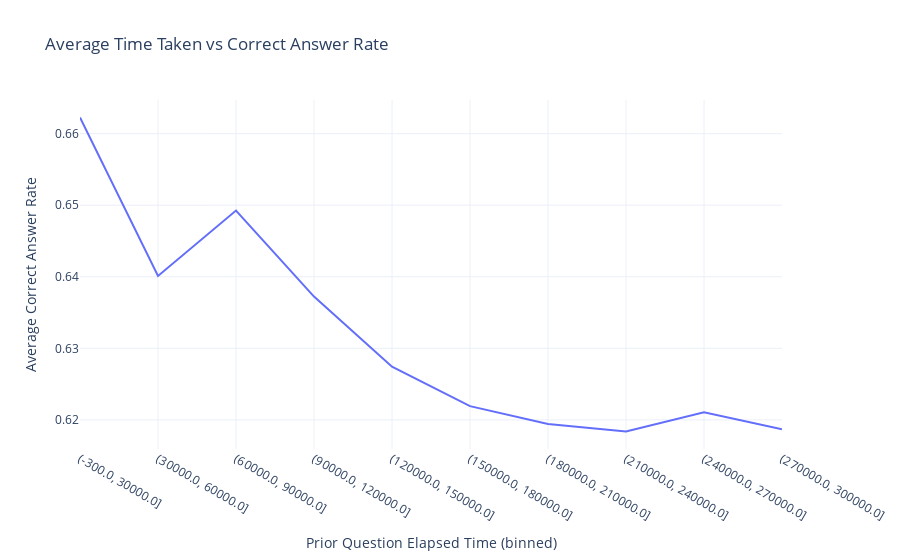

The code cell stored with this chart in its notebook:
### Markdown cell above
Analysis 2: Average Time Taken vs Correct Answer Rate

### Code cell
time_correct_group = questions_train_merged.groupby(pd.cut(questions_train_merged['prior_question_elapsed_time'], bins=10))['answered_correctly'].mean().reset_index()
time_correct_group['prior_question_elapsed_time'] = time_correct_group['prior_question_elapsed_time'].astype(str)

fig2 = px.line(
    time_correct_group,
    x='prior_question_elapsed_time',
    y='answered_correctly',
    title='Average Time Taken vs Correct Answer Rate',
    labels={'prior_question_elapsed_time': 'Prior Question Elapsed Time (binned)', 'answered_correctly': 'Average Correct Answer Rate'}
)
fig2.show()

### Figure 1 — Plotly figure (JSON) as saved in the notebook; plotly's stock layout.template omitted (floating-point values rounded to 4 significant figures)
{"data": [{"hovertemplate": "Prior Question Elapsed Time (binned)=%{x}<br>Average Correct Answer Rate=%{y}<extra></extra>", "legendgroup": "", "line": {"color": "#636efa", "dash": "solid"}, "marker": {"symbol": "circle"}, "mode": "lines", "name": "", "orientation": "v", "showlegend": false, "type": "scatter", "x": ["(-300.0, 30000.0]", "(30000.0, 60000.0]", "(60000.0, 90000.0]", "(90000.0, 120000.0]", "(120000.0, 150000.0]", "(150000.0, 180000.0]", "(180000.0, 210000.0]", "(210000.0, 240000.0]", "(240000.0, 270000.0]", "(270000.0, 300000.0]"], "xaxis": "x", "y": [0.6623, 0.6401, 0.6492, 0.6372, 0.6274, 0.6219, 0.6194, 0.6184, 0.6211, 0.6187], "yaxis": "y"}], "layout": {"legend": {"tracegroupgap": 0}, "title": {"text": "Average Time Taken vs Correct Answer Rate"}, "xaxis": {"anchor": "y", "domain": [0, 1], "title": {"text": "Prior Question Elapsed Time (binned)"}}, "yaxis": {"anchor": "x", "domain": [0, 1], "title": {"text": "Average Correct Answer Rate"}}}}
